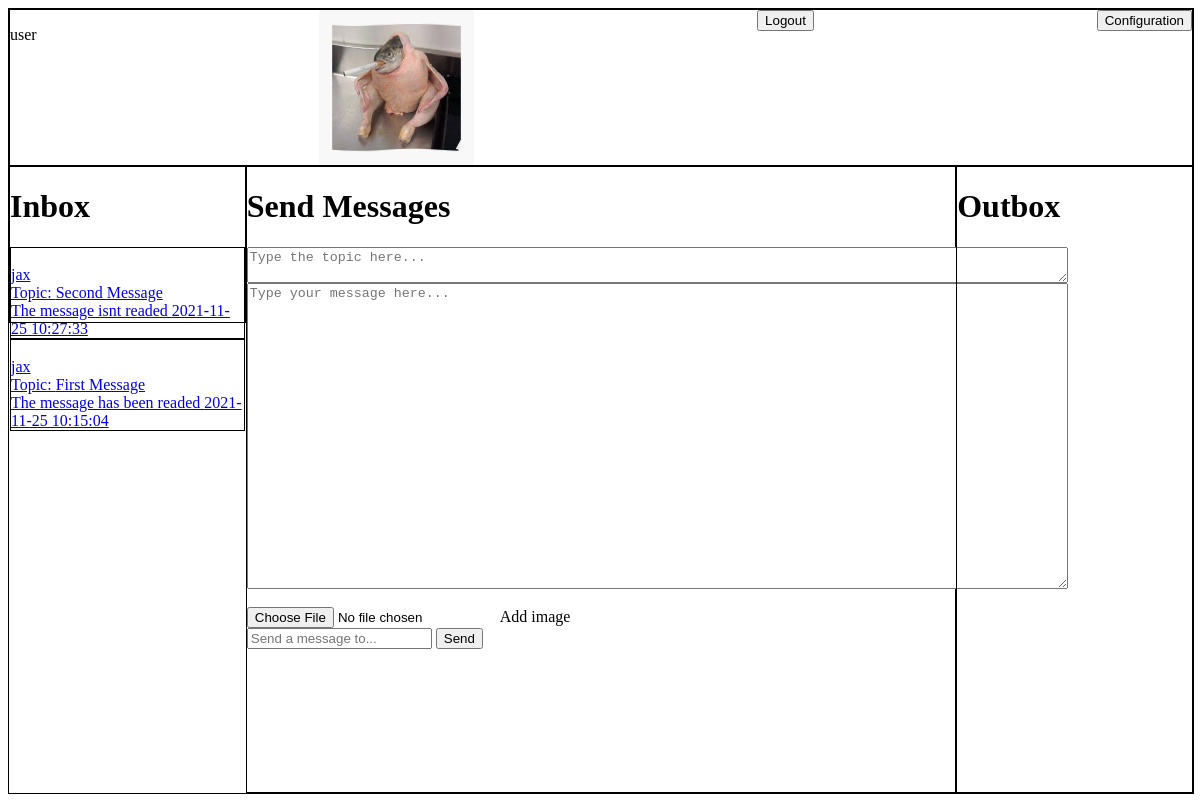
The app's page /home.php (signed in) with its own data.
### tables this page shows
CREATE TABLE `users` (
  `id` mediumint(9) NOT NULL,
  `name` varchar(100) NOT NULL,
  `password` varchar(100) NOT NULL,
  `email` varchar(100) NOT NULL,
  `picture` varchar(500) NOT NULL,
  `date` date NOT NULL
);

CREATE TABLE `chat` (
  `msgId` int(11) NOT NULL,
  `sender_username` varchar(100) NOT NULL,
  `receiver_username` varchar(100) NOT NULL,
  `msg_content` varchar(255) NOT NULL,
  `date` datetime NOT NULL DEFAULT current_timestamp(),
  `readed` tinyint(1) NOT NULL DEFAULT 0,
  `picture` varchar(255) DEFAULT NULL,
  `topic` varchar(20) NOT NULL
);

### home.php (the view, shortened to what this page needs)
<?php
require_once('configuration.php');
?>
<html>
<head>
</head>
<body>
    <div class="todo">
        <div class="profile">
            <?php
                $user = $_SESSION['name'];
                $get_user = "select * from users where name like '$user'";
                $result = $conn->query($get_user);
                $rowCount = $result->fetch();
                $username = $rowCount['name'];
                $user_profile_pic =$rowCount['picture'];
            ?>
            <p><?php echo $username; ?></p>
                <img src="<?php echo $user_profile_pic; ?>">
                <a href="./logout.php"><button name="logout">Logout</button></a>
                <a href="./profile_configuration.php?name=<?=$user;?>"><button name="change">Configuration</button></a>
        </div>
        <div class="list_messages">
        <h1>Inbox</h1>
           <?php
            $query_m = "select * from chat where receiver_username ='$user' ORDER BY date DESC";
            $result_m = $conn ->query($query_m);
            $select_m = $result_m->fetchAll(PDO::FETCH_ASSOC);
           ?>
           <?php
            foreach($select_m as $message):
           ?>
           <a href="mensajes.php?id=<?=$message['msgId'];?>">
               <div class="mensaje">
                   <br>
                    <?=$message['sender_username'];?>
                    <br>
                    Topic:
                    <?=$message['topic'];?>
                    <br>
                    <?php
                    if($message['readed']>0)
                    {
                        echo "The message has been readed";
                    }else
                    {
                        echo "The message isnt readed";
                    }
                    ?>
                    <?=$message['date'];?>
                    <br>
                </div>
           </a>
            <?php
            endforeach;
            ?>
        </div>
        <div class="chat_messages">
        <h1>Send Messages</h1>
           <form action="<?php echo htmlspecialchars($_SERVER["PHP_SELF"]); ?>"  method="POST" autocomplete="off" enctype="multipart/form-data">
                    <textarea rows="2" cols="100" name="topic" placeholder="Type the topic here..." autofocus></textarea>
                <div class="message-box2">
                    <textarea rows="20" cols="100" name="message" placeholder="Type your message here..." autofocus></textarea>
                </div>
                <br>
                <input type="file" name="fileToUpload">Add image
                <br>
                    <input type="text" name="receptor" placeholder="Send a message to...">
                    <button type="submit">Send</button>
            </form>
        </div>
        <div class="bandeja_salida">
        <h1>Outbox</h1>
        </div>
    </div>
</body>
</html>

### home.php (style rules this page uses)
.todo { display: grid; border: 1px solid black; width: 100%; height: 100%; grid-template-columns: repeat(5, 20%); grid-template-rows: repeat(5, 20%); grid-auto-flow:column; }
.todo>div { border: 1px solid black; }
.profile { display:flex; grid-column: span 5; justify-content:space-between; }
.chat_messages { grid-row: span 4; grid-column: span 3; }
.bandeja_salida { grid-row: span 4; }
.mensaje { position: relative; border: 1px solid black; }

### records on screen
users: name "user", picture (picture)
chat: sender_username "jax", topic "Second Message", readed "The message isnt readed", date "2021-11-25 10:27:33"
chat: sender_username "jax", topic "First Message", readed "The message has been readed", date "2021-11-25 10:15:04"
